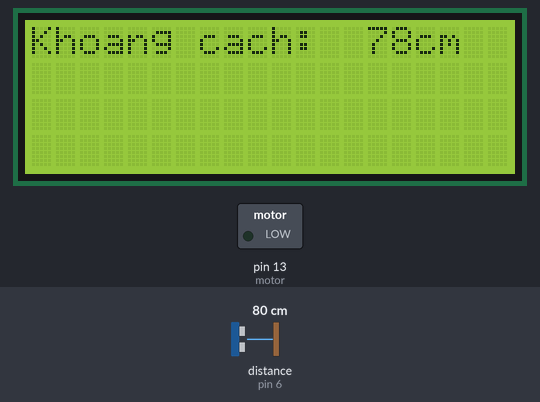
A sketch run on a simulated Arduino Uno, built with avr-gcc and run on an emulated ATmega328P. Parts: 20×4 character LCD, switched loads named in the sketch (green lamp = pin HIGH). Wiring (inferred from the names in the program): ultrasonic range finder: trigger pin 7; echo pin 6. The inputs (shaded band) are chosen by the test bench; at power-on: distance to the obstacle (sensor on pin 6) 80 cm. The echo pulse lasts 58.3 µs per cm; pins used as bus, display or sensor lines are not drawn; what the sketch prints to the serial monitor is not drawn.

Above: at 1.2 s.
1.3 s: distance to the obstacle (sensor on pin 6) set to 2 cm
At 3.5 s:
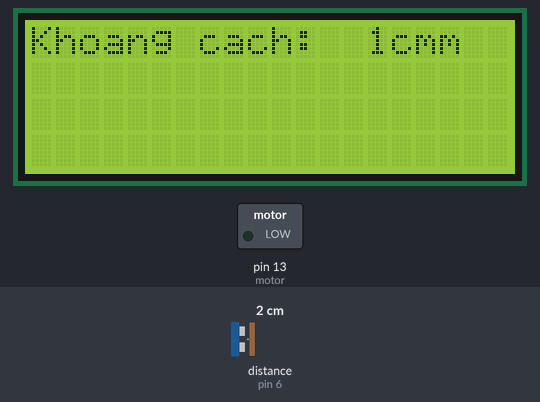
4.6 s: distance to the obstacle (sensor on pin 6) set to 103 cm
At 7.0 s:
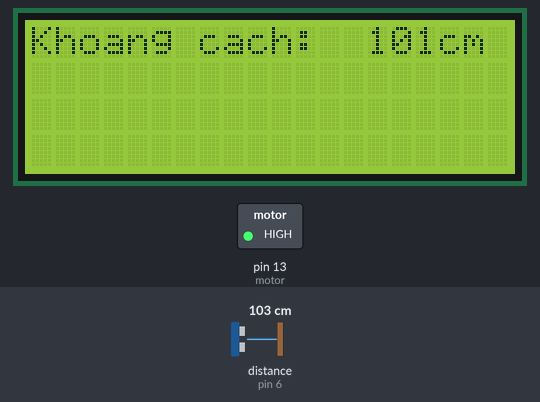
8.7 s: distance to the obstacle (sensor on pin 6) set to 24 cm
At 9.5 s:
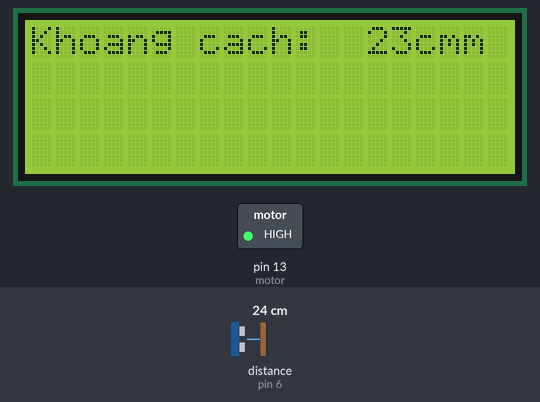
10.7 s: distance to the obstacle (sensor on pin 6) set to 19 cm
At 13.3 s:
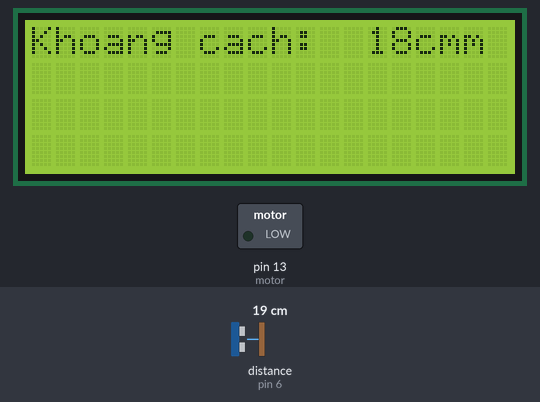
13.8 s: distance to the obstacle (sensor on pin 6) set to 4 cm
At 15.6 s:
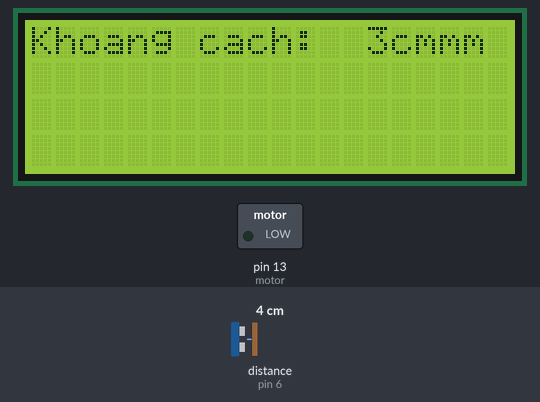
Timing chart, 0 to 16.8 s (numbered marks = the images above; inputs shaded):
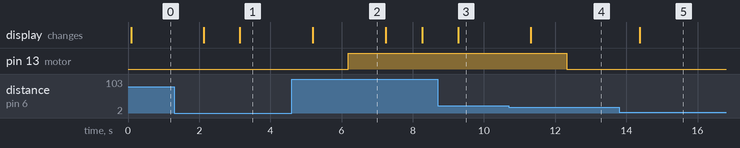

The sketch:

Bai4.ino
```cpp
#include <DHT.h>
#include <Wire.h>
#include <LiquidCrystal_I2C.h>

LiquidCrystal_I2C lcd(0x27,20,4);

#define echoPin 6
#define trigPin 7

long duration;
int distance;
const int motor = 13;

void setup() {
  pinMode(trigPin, OUTPUT);
  pinMode(echoPin, INPUT);
  pinMode(motor,OUTPUT);
  Serial.begin(9600);
  Serial.println("Ultrasonic Sensor HC-SR04 Test");
  Serial.println("with Arduino UNO R3");
  lcd.init();
  lcd.backlight();
}
//Đọc giá trị khoảng cách hiển thị lên màn hình LCD
void hienthi(){
  digitalWrite(trigPin, LOW);
  delayMicroseconds(2);
  digitalWrite(trigPin, HIGH);
  delayMicroseconds(10);
  digitalWrite(trigPin, LOW);

  duration = pulseIn(echoPin, HIGH);
  distance = duration * 0.034 / 2;

  Serial.print("Khoang cach: ");
  Serial.print(distance);
  Serial.println(" cm");

//    lcd.clear();
    lcd.setCursor(0,0);
    lcd.println("Khoang cach:");
    lcd.print(distance);
    lcd.print("cm");
    delay(1000);
}
//Khi khoảng cách từ cảm biến đến mực nước trên 100CM thì điều khiển máy bơm nước cho đến khi mực nước cách cảm biến 20CM
void mucnuoc(){
  if(distance>=100)
  {
    digitalWrite(motor,HIGH);
  }
  if(distance<=20)
  {
    digitalWrite(motor,LOW);
  }
}
void loop() {
 hienthi(); //Đọc giá trị khoảng cách hiển thị lên màn hình LCD
 mucnuoc(); //Khi khoảng cách từ cảm biến đến mực nước trên 100CM thì điều khiển máy bơm nước cho đến khi mực nước cách cảm biến 20CM
}
```

Measured:
- the behaviour switches between 22 and 21 cm on distance to the obstacle (sensor on pin 6) (found by bisection; images 3 and 4)
- after the input at 1.3 s, the display: first changes after 0.83 s (image 1 shows a later state)
- after the input at 4.6 s, pin 13 (motor): LOW → HIGH after 1.6 s; the display: changes after 0.59 s (image 2)
- after the input at 8.7 s, the display: changes after 0.58 s (image 3)
- after the input at 10.7 s, pin 13 (motor): HIGH → LOW after 1.6 s; the display: changes after 0.62 s (image 4)
- after the input at 13.8 s, the display: changes after 0.58 s (image 5)
